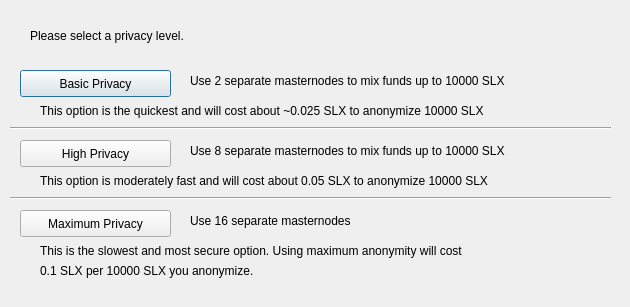
<?xml version="1.0" encoding="UTF-8"?>
<ui version="4.0">
 <class>ObfuscationConfig</class>
 <widget class="QDialog" name="ObfuscationConfig">
  <property name="geometry">
   <rect>
    <x>0</x>
    <y>0</y>
    <width>630</width>
    <height>307</height>
   </rect>
  </property>
  <property name="windowTitle">
   <string>Configure Obfuscation</string>
  </property>
  <widget class="QPushButton" name="buttonBasic">
   <property name="geometry">
    <rect>
     <x>20</x>
     <y>70</y>
     <width>151</width>
     <height>27</height>
    </rect>
   </property>
   <property name="text">
    <string>Basic Privacy</string>
   </property>
  </widget>
  <widget class="QPushButton" name="buttonHigh">
   <property name="geometry">
    <rect>
     <x>20</x>
     <y>140</y>
     <width>151</width>
     <height>27</height>
    </rect>
   </property>
   <property name="text">
    <string>High Privacy</string>
   </property>
  </widget>
  <widget class="QPushButton" name="buttonMax">
   <property name="geometry">
    <rect>
     <x>20</x>
     <y>210</y>
     <width>151</width>
     <height>27</height>
    </rect>
   </property>
   <property name="text">
    <string>Maximum Privacy</string>
   </property>
  </widget>
  <widget class="QLabel" name="label">
   <property name="geometry">
    <rect>
     <x>30</x>
     <y>20</y>
     <width>571</width>
     <height>31</height>
    </rect>
   </property>
   <property name="text">
    <string>Please select a privacy level.</string>
   </property>
  </widget>
  <widget class="QLabel" name="label_2">
   <property name="geometry">
    <rect>
     <x>190</x>
     <y>70</y>
     <width>421</width>
     <height>21</height>
    </rect>
   </property>
   <property name="text">
    <string>Use 2 separate masternodes to mix funds up to 10000 SLX</string>
   </property>
  </widget>
  <widget class="QLabel" name="label_3">
   <property name="geometry">
    <rect>
     <x>190</x>
     <y>140</y>
     <width>411</width>
     <height>21</height>
    </rect>
   </property>
   <property name="text">
    <string>Use 8 separate masternodes to mix funds up to 10000 SLX</string>
   </property>
  </widget>
  <widget class="QLabel" name="label_4">
   <property name="geometry">
    <rect>
     <x>190</x>
     <y>210</y>
     <width>421</width>
     <height>21</height>
    </rect>
   </property>
   <property name="text">
    <string>Use 16 separate masternodes</string>
   </property>
  </widget>
  <widget class="QLabel" name="label_6">
   <property name="geometry">
    <rect>
     <x>40</x>
     <y>100</y>
     <width>561</width>
     <height>21</height>
    </rect>
   </property>
   <property name="text">
    <string>This option is the quickest and will cost about ~0.025 SLX to anonymize 10000 SLX</string>
   </property>
  </widget>
  <widget class="QLabel" name="label_7">
   <property name="geometry">
    <rect>
     <x>40</x>
     <y>170</y>
     <width>561</width>
     <height>21</height>
    </rect>
   </property>
   <property name="text">
    <string>This option is moderately fast and will cost about 0.05 SLX to anonymize 10000 SLX</string>
   </property>
  </widget>
  <widget class="QLabel" name="label_8">
   <property name="geometry">
    <rect>
     <x>40</x>
     <y>240</y>
     <width>561</width>
     <height>21</height>
    </rect>
   </property>
   <property name="text">
    <string>This is the slowest and most secure option. Using maximum anonymity will cost</string>
   </property>
  </widget>
  <widget class="QLabel" name="label_9">
   <property name="geometry">
    <rect>
     <x>40</x>
     <y>260</y>
     <width>561</width>
     <height>21</height>
    </rect>
   </property>
   <property name="text">
    <string>0.1 SLX per 10000 SLX you anonymize.</string>
   </property>
  </widget>
  <widget class="Line" name="line">
   <property name="geometry">
    <rect>
     <x>10</x>
     <y>120</y>
     <width>601</width>
     <height>16</height>
    </rect>
   </property>
   <property name="orientation">
    <enum>Qt::Horizontal</enum>
   </property>
  </widget>
  <widget class="Line" name="line_2">
   <property name="geometry">
    <rect>
     <x>10</x>
     <y>190</y>
     <width>601</width>
     <height>16</height>
    </rect>
   </property>
   <property name="orientation">
    <enum>Qt::Horizontal</enum>
   </property>
  </widget>
 </widget>
 <resources/>
 <connections/>
</ui>
